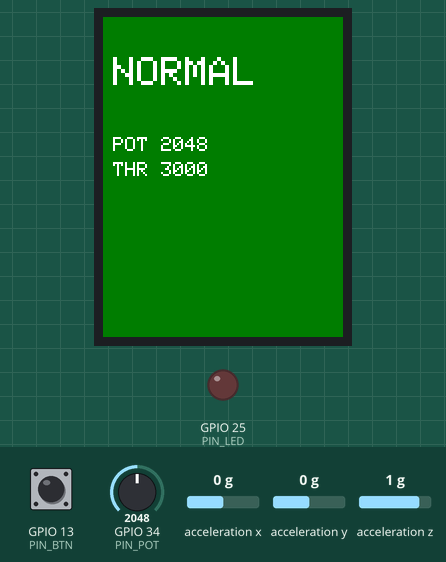
Simulated run of this program. Board: ESP32. Shown: 240×320 colour display, output pins drawn as LEDs (lit = HIGH). Wiring (from diagram.json): MPU-6050 motion sensor at I2C address 0x68. The inputs (shaded band) are chosen by the test bench; at power-on: GPIO 34 (PIN_POT) = 2048, GPIO 13 (PIN_BTN) HIGH, acceleration x 0 g, acceleration y 0 g, acceleration z 1 g (analog values on the 0–4095 scale). What the program prints to the serial monitor is not drawn.

Above: at 1.4 s.
1.5 s: GPIO 34 (PIN_POT) set to 2970
At 2.9 s:
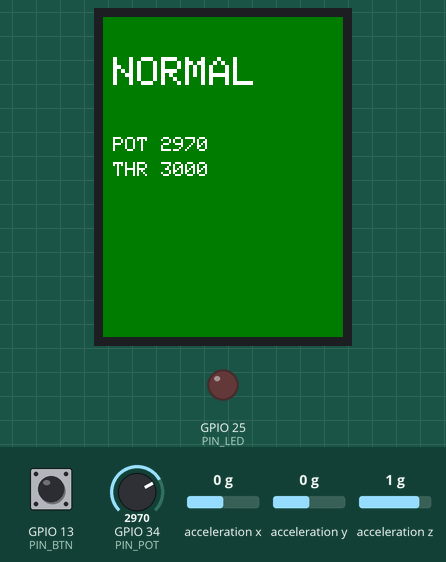
3.7 s: GPIO 34 (PIN_POT) set to 3047
At 4.3 s:
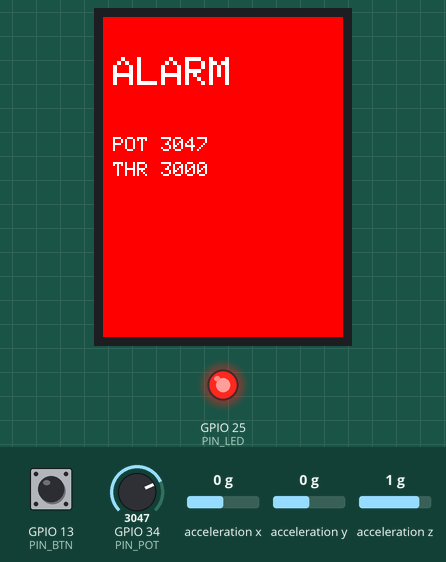
5.3 s: GPIO 34 (PIN_POT) set to 2866
At 7.1 s:
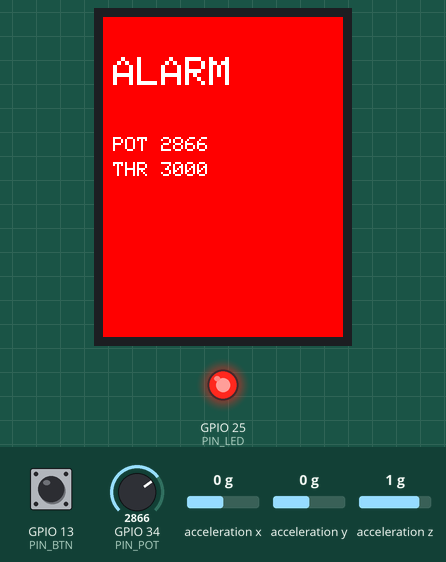
7.7 s: GPIO 13 (PIN_BTN) pulled LOW for 0.15 s
At 8.2 s:
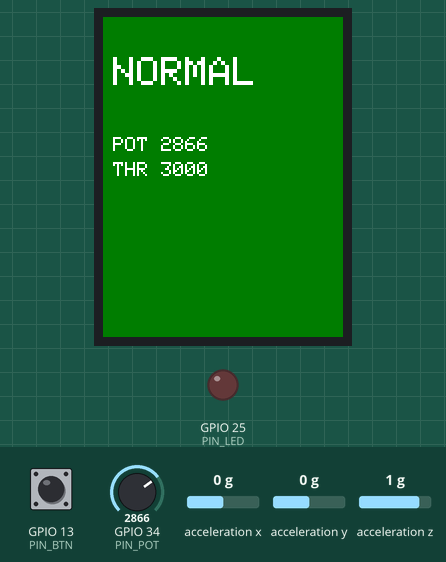
9.3 s: GPIO 34 (PIN_POT) set to 1228
At 11.4 s:
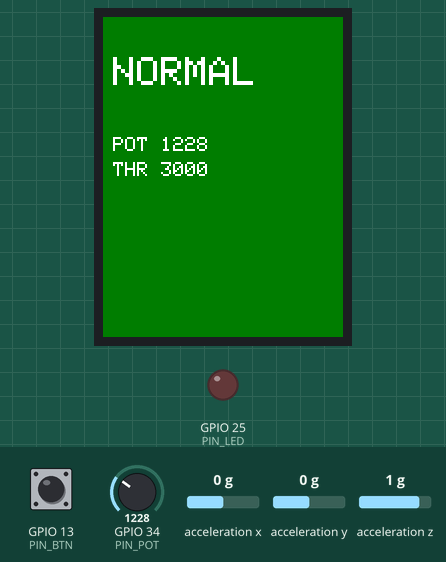
Timing chart, 0 to 12.9 s (numbered marks = the images above; inputs shaded):
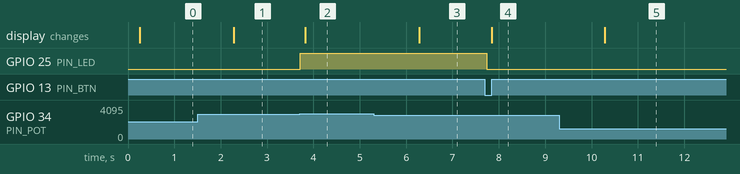

Measured:
- the behaviour switches between 3000 and 3001 on GPIO 34 (PIN_POT) (found by bisection; images 1 and 2)
- after the input at 1.5 s, the display: changes after 0.78 s (image 1)
- after the input at 3.7 s, GPIO 25 (PIN_LED): LOW → HIGH at once; the display: changes after 0.12 s (image 2)
- after the input at 5.3 s, the display: changes after 0.98 s (image 3)
- after the input at 7.7 s, GPIO 25 (PIN_LED): HIGH → LOW at once; the display: changes after 0.15 s (image 4)
- after the input at 9.3 s, the display: changes after 0.98 s (image 5)

The program:

main.cpp
```cpp
// mine sensor node firmware
// ESP32 + MPU6050 (I2C) + ILI9341 (SPI) + pot + button + alarm LED
#include <Arduino.h>
#include <SPI.h>
#include <Wire.h>
#include <Adafruit_GFX.h>
#include <Adafruit_ILI9341.h>

#include "frame.h"
#include "logic.h"

#define FW_VERSION "0.1.0"

// pins, same as diagram.json
#define PIN_SDA 21
#define PIN_SCL 22
#define PIN_POT 34
#define PIN_BTN 13
#define PIN_LED 25
#define PIN_TFT_CS 15
#define PIN_TFT_DC 2
#define PIN_TFT_RST 4

#define MPU_ADDR 0x68
#define MPU_REG_PWR 0x6B
#define MPU_REG_ACCEL 0x3B
#define MPU_REG_WHOAMI 0x75

#define FRAME_PERIOD_MS 500
#define SAMPLE_PERIOD_MS 20
#define DEBOUNCE_MS 30
#define SCREEN_REFRESH_MS 1000

// colors for each state, tests check these
#define COLOR_NORMAL 0x03E0  // dark green
#define COLOR_ALARM 0xF800   // red
#define COLOR_FAULT 0xFFE0   // yellow

Adafruit_ILI9341 tft(PIN_TFT_CS, PIN_TFT_DC, PIN_TFT_RST);

static settings_t settings;
static alarm_t alarm_state;
static fault_t fault_state;
static line_buf_t line_buf;

static bool sensor_ok = false;
static uint32_t seq = 0;
static uint16_t pot = 0;
static int16_t acc_mg[3] = {0, 0, 0};
static char state = 'N';
static char shown_state = 0;

static uint32_t next_frame_ms = 0;
static uint32_t next_sample_ms = 0;
static uint32_t next_screen_ms = 0;

static bool btn_stable = true;  // true = released (pull up)
static bool btn_last = true;
static uint32_t btn_changed_ms = 0;

static bool fault_stuck_reported = false;
static bool fault_range_reported = false;

// ---- I2C ----

static bool mpu_write(uint8_t reg, uint8_t val) {
    Wire.beginTransmission(MPU_ADDR);
    Wire.write(reg);
    Wire.write(val);
    return Wire.endTransmission() == 0;
}

static bool mpu_read(uint8_t reg, uint8_t *buf, size_t n) {
    Wire.beginTransmission(MPU_ADDR);
    Wire.write(reg);
    if (Wire.endTransmission(false) != 0) return false;
    if (Wire.requestFrom((uint8_t)MPU_ADDR, (uint8_t)n) != n) return false;
    for (size_t i = 0; i < n; i++) buf[i] = Wire.read();
    return true;
}

static bool mpu_init() {
    uint8_t who = 0;
    if (!mpu_read(MPU_REG_WHOAMI, &who, 1)) {
        Serial.printf("I2C FAIL addr=0x%02X no ack\n", MPU_ADDR);
        return false;
    }
    if (who != 0x68) {
        Serial.printf("I2C FAIL addr=0x%02X whoami=0x%02X\n", MPU_ADDR, who);
        return false;
    }
    mpu_write(MPU_REG_PWR, 0x00);  // wake up
    Serial.printf("I2C OK addr=0x%02X whoami=0x%02X\n", MPU_ADDR, who);
    return true;
}

static void mpu_read_accel() {
    uint8_t b[6];
    if (!sensor_ok || !mpu_read(MPU_REG_ACCEL, b, 6)) {
        acc_mg[0] = acc_mg[1] = acc_mg[2] = 0;
        return;
    }
    for (int i = 0; i < 3; i++) {
        int16_t raw = (int16_t)((b[2 * i] << 8) | b[2 * i + 1]);
        acc_mg[i] = (int16_t)((int32_t)raw * 1000 / 16384);  // +-2g range
    }
}

// ---- display ----

static uint16_t state_color(char s) {
    if (s == 'A') return COLOR_ALARM;
    if (s == 'F') return COLOR_FAULT;
    return COLOR_NORMAL;
}

static const char *state_name(char s) {
    if (s == 'A') return "ALARM";
    if (s == 'F') return "FAULT";
    return "NORMAL";
}

static void draw_value() {
    uint16_t bg = state_color(shown_state);
    uint16_t fg = (shown_state == 'F') ? ILI9341_BLACK : ILI9341_WHITE;
    tft.fillRect(10, 120, 220, 80, bg);
    tft.setTextColor(fg, bg);
    tft.setTextSize(2);
    tft.setCursor(10, 120);
    tft.printf("POT %4u", pot);
    tft.setCursor(10, 145);
    tft.printf("THR %4u", settings.thr);
    tft.setCursor(10, 170);
    if (shown_state == 'F') {
        if (!sensor_ok) tft.print("NO SENSOR");
        else if (fault_state.range) tft.print("OUT OF RANGE");
        else if (fault_state.stuck) tft.print("STUCK");
    }
}

static void draw_screen() {
    shown_state = state;
    uint16_t bg = state_color(state);
    uint16_t fg = (state == 'F') ? ILI9341_BLACK : ILI9341_WHITE;
    tft.fillScreen(bg);
    tft.setTextColor(fg, bg);
    tft.setTextSize(4);
    tft.setCursor(10, 40);
    tft.print(state_name(state));
    draw_value();
    Serial.printf("EVT SCREEN %s\n", state_name(state));
}

// ---- inputs ----

static void handle_line() {
    char reply[48];
    if (line_buf.overflow) {
        Serial.println(cmd_status_str(CMD_ERR_OVERFLOW));
    } else {
        cmd_exec(line_buf.buf, &settings, reply, sizeof(reply));
        Serial.println(reply);
    }
    line_reset(&line_buf);
}

static void poll_serial() {
    while (Serial.available() > 0) {
        char c = (char)Serial.read();
        if (line_feed(&line_buf, c)) handle_line();
    }
}

static void on_button_press() {
    ack_result_t r = alarm_ack(&alarm_state, pot, settings.thr);
    if (r == ACK_CLEARED) Serial.println("EVT ACK CLEARED");
    else if (r == ACK_DENIED) Serial.println("EVT ACK DENIED");
    else Serial.println("EVT ACK IDLE");
}

static void poll_button(uint32_t now) {
    bool level = digitalRead(PIN_BTN) == HIGH;
    if (level != btn_last) {
        btn_last = level;
        btn_changed_ms = now;
    }
    if (level != btn_stable && (now - btn_changed_ms) >= DEBOUNCE_MS) {
        btn_stable = level;
        if (!btn_stable) on_button_press();  // pressed = low
    }
}

static void sample(uint32_t now) {
    pot = (uint16_t)analogRead(PIN_POT);

    fault_update(&fault_state, pot, now, settings.stuck_ms);
    if (fault_state.range && !fault_range_reported) {
        Serial.printf("EVT FAULT RANGE value=%u\n", pot);
    }
    if (fault_state.stuck && !fault_stuck_reported) {
        Serial.printf("EVT FAULT STUCK value=%u\n", pot);
    }
    if ((fault_range_reported && !fault_state.range) || (fault_stuck_reported && !fault_state.stuck)) {
        if (!fault_state.range && !fault_state.stuck) Serial.println("EVT FAULT CLEAR");
    }
    fault_range_reported = fault_state.range;
    fault_stuck_reported = fault_state.stuck;

    // no alarm on a bad reading
    if (!fault_state.range && alarm_update(&alarm_state, pot, settings.thr)) {
        Serial.printf("EVT ALARM value=%u thr=%u\n", pot, settings.thr);
    }

    state = state_char(&fault_state, &alarm_state, sensor_ok);
    digitalWrite(PIN_LED, alarm_state.latched ? HIGH : LOW);
}

static void send_frame(uint32_t now) {
    frame_t f;
    char out[FRAME_MAX_LEN + 1];
    mpu_read_accel();
    f.seq = seq++;
    f.ms = now;
    f.pot = pot;
    f.ax = acc_mg[0];
    f.ay = acc_mg[1];
    f.az = acc_mg[2];
    f.state = state;
    if (frame_encode(&f, out, sizeof(out)) > 0) Serial.println(out);
}

// ---- main ----

void setup() {
    Serial.begin(115200);
    pinMode(PIN_LED, OUTPUT);
    digitalWrite(PIN_LED, LOW);
    pinMode(PIN_BTN, INPUT_PULLUP);
    analogReadResolution(12);

    settings_default(&settings);
    fault_reset(&fault_state);
    alarm_state.latched = false;
    line_reset(&line_buf);

    Serial.printf("BOOT mine-sensor-node fw=%s\n", FW_VERSION);

    Wire.begin(PIN_SDA, PIN_SCL);
    Wire.setClock(100000);
    sensor_ok = mpu_init();

    tft.begin();
    tft.setRotation(0);
    Serial.println("SPI OK display=ili9341");

    uint32_t now = millis();
    sample(now);
    draw_screen();

    Serial.println("READY");
    now = millis();
    next_sample_ms = now + SAMPLE_PERIOD_MS;
    next_screen_ms = now + SCREEN_REFRESH_MS;
    next_frame_ms = now;
}

void loop() {
    uint32_t now = millis();

    poll_serial();
    poll_button(now);

    if ((int32_t)(now - next_sample_ms) >= 0) {
        next_sample_ms += SAMPLE_PERIOD_MS;
        sample(now);
        if (state != shown_state) draw_screen();
    }

    if ((int32_t)(now - next_screen_ms) >= 0) {
        next_screen_ms += SCREEN_REFRESH_MS;
        draw_value();
    }

    if ((int32_t)(now - next_frame_ms) >= 0) {
        send_frame(now);
        next_frame_ms += FRAME_PERIOD_MS;
    }
}
```
